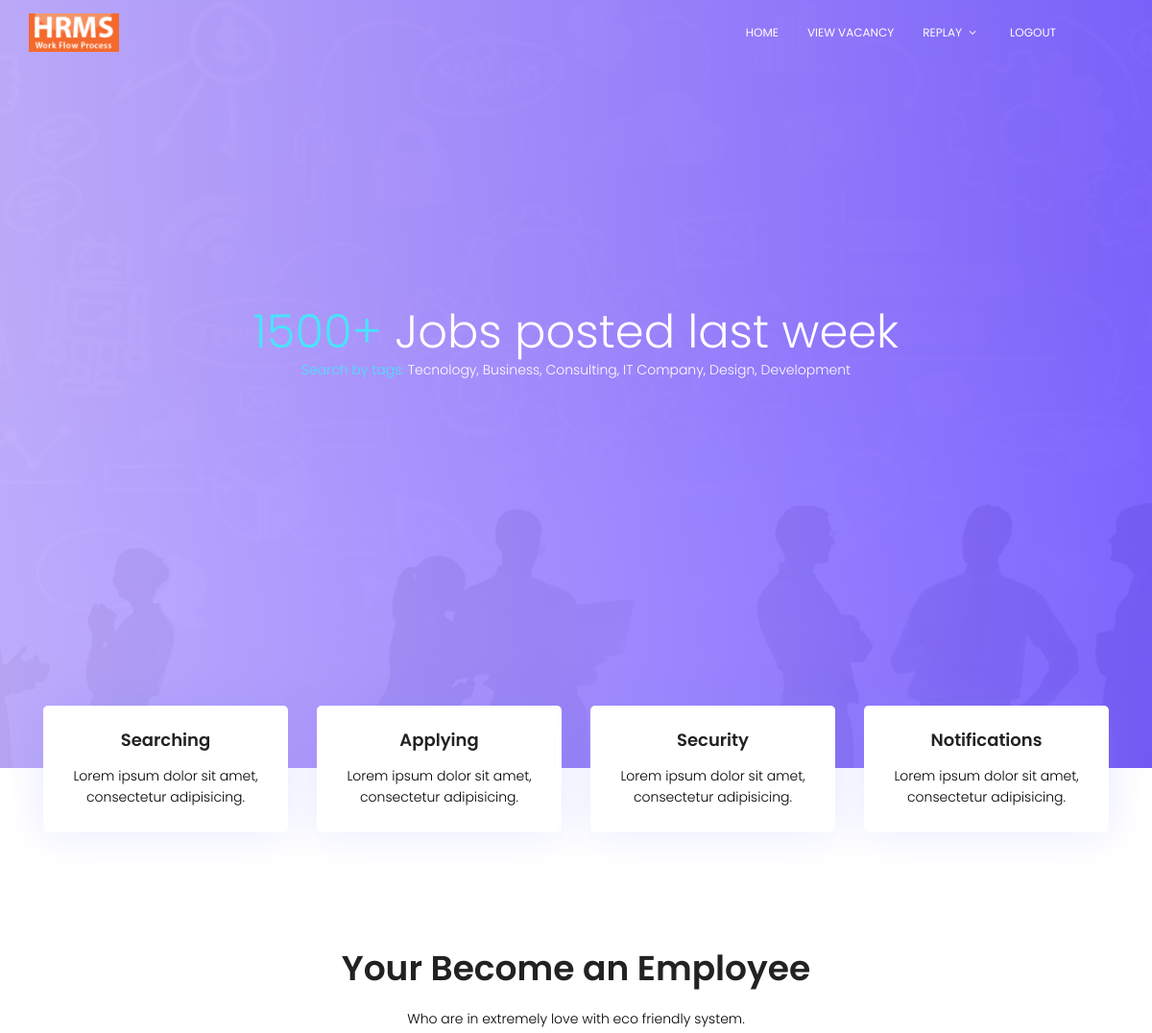
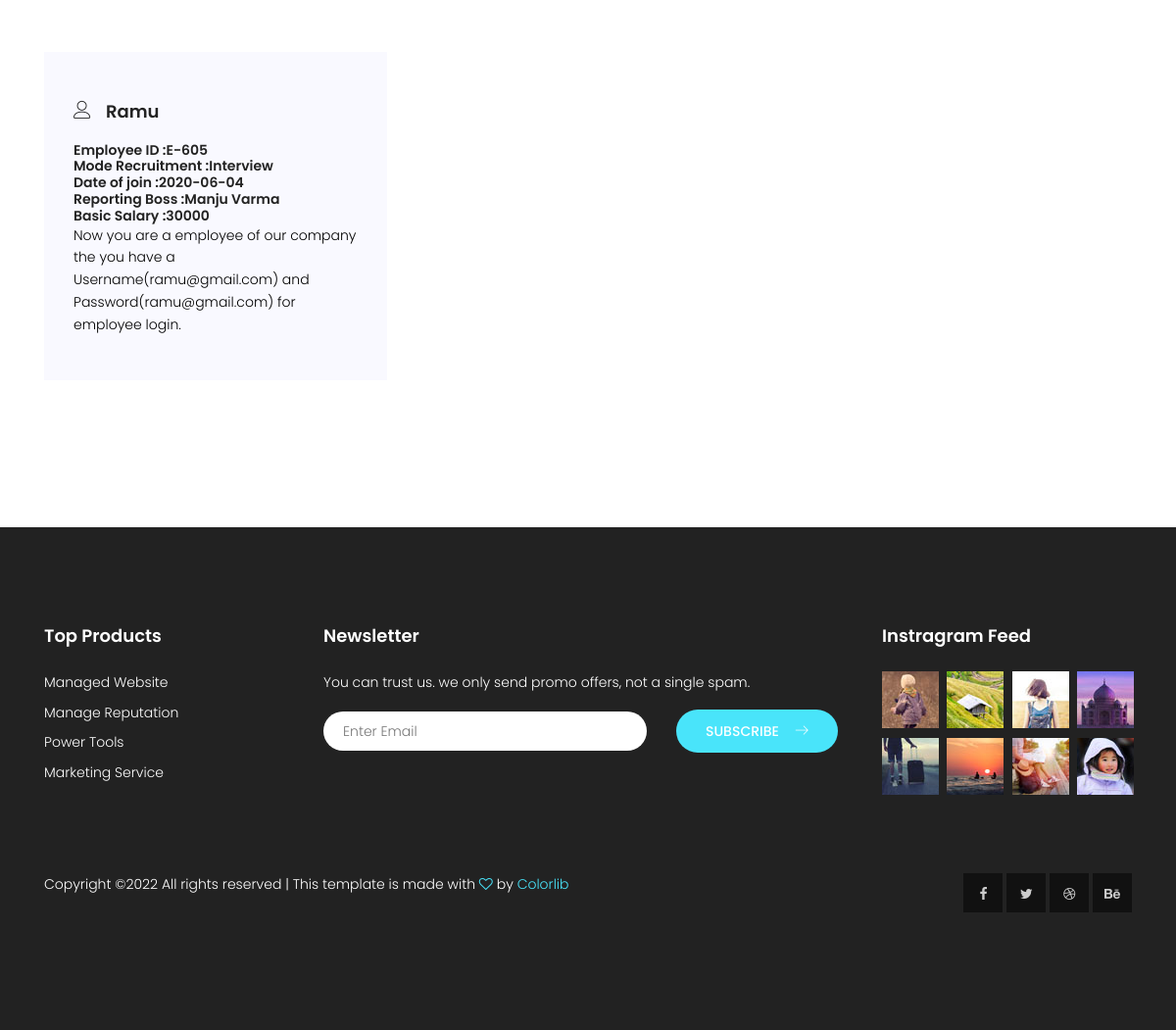
The page /applicants/employee_details (signed in) on the database its author committed (2 pictures, top to bottom).
### HR/models.py (models this page shows)
class Employee(models.Model):
    user = models.ForeignKey(User, on_delete=models.CASCADE)
    accept = models.ForeignKey(Accept_App, on_delete=models.CASCADE)
    empid = models.CharField(max_length=100)
    fname = models.CharField(max_length=100)
    dob = models.CharField(max_length=100)
    gender = models.CharField(max_length=100)
    religion = models.CharField(max_length=100)
    bloodgroup = models.CharField(max_length=100)
    maritalstatus = models.CharField(max_length=100)
    nationality = models.CharField(max_length=100)
    mob = models.CharField(max_length=100)
    presentadd = models.CharField(max_length=100)
    permanentadd = models.CharField(max_length=100)
    moderecuirt = models.CharField(max_length=100)
    dateofjoin = models.CharField(max_length=100)
    department = models.CharField(max_length=100)
    reportingboss = models.CharField(max_length=100)
    basicsalary = models.CharField(max_length=100)
    photo = models.ImageField(upload_to='images/', null=True)

class Accept_App(models.Model):
    vacancy = models.ForeignKey(Apply_Vacancy, on_delete=models.CASCADE)
    desc = models.CharField(max_length=100)
    letter = models.ImageField(upload_to='images/')
    status = models.CharField(max_length=100, null=True)

class Apply_Vacancy(models.Model):
    user = models.ForeignKey(Applicant_Reg, on_delete=models.CASCADE)
    vacancy = models.ForeignKey(Vacancy, on_delete=models.CASCADE)
    cv = models.ImageField(upload_to='images/')
    status = models.CharField(max_length=100)

class Applicant_Reg(models.Model):
    user = models.ForeignKey(User, on_delete=models.CASCADE)
    contact = models.CharField(max_length=100)
    address = models.CharField(max_length=100)

### HR/applicant_views.py (the view)
# urls.py: path('employee_details', EmployeeDetails.as_view()),
class EmployeeDetails(TemplateView):
    template_name = 'applicants/employee_details.html'
    def get_context_data(self, **kwargs):
        context = super(EmployeeDetails,self).get_context_data(**kwargs)
        user = self.request.user.id
        post = Employee.objects.filter(accept__vacancy__user__user=user, accept__status='Add As Employee')
        context['post'] = post
        return context

### templates/applicants/employee_details.html (shortened to what this page needs)
{% extends 'applicants/app_base.html' %}
{% load static %}
{% block content %}
    <section class="service-area section-gap" id="service">
				<div class="container">
					<div class="row d-flex justify-content-center">
						<div class="col-md-8 pb-40 header-text">
							<h1>Your Become an Employee</h1>
							<p>
								Who are in extremely love with eco friendly system.
							</p>
						</div>
					</div>
                    {% for gh in post %}
					<div class="row">
						<div class="col-lg-4 col-md-6">
							<div class="single-service">
								<h4><span class="lnr lnr-user"></span>{{ gh.accept.vacancy.user.user.first_name }}</h4>
								<h6>Employee ID :{{ gh.empid }}</h6>
								<h6>Mode Recruitment :{{ gh.moderecuirt }}</h6>
								<h6>Date of join :{{ gh.dateofjoin }}</h6>
								<h6>Reporting Boss :{{ gh.reportingboss }}</h6>
								<h6>Basic Salary :{{ gh.basicsalary }}</h6>
								<p>
									Now you are a employee of our company the you have a Username({{ gh.user.username }}) and Password({{ gh.user.username }}) for employee login.
								</p>
							</div>
						</div>
                    </div>
                    {% endfor %}
                </div>
</section>
{% endblock %}

### HR/static/css/main.css (style rules this page uses)
body { color: #000000; font-family: "Poppins", sans-serif; font-size: 14px; font-weight: 300; line-height: 1.625em; position: relative; }
h1, h2, h3, h4, h5, h6 { font-family: "Poppins", sans-serif; color: #222222; line-height: 1.2em !important; margin-bottom: 0; margin-top: 0; font-weight: 600; }
h1, .h1 { font-size: 36px; }
h4, .h4 { font-size: 18px; }
h6, .h6 { font-size: 14px; color: #222222; }
.pb-40 { padding-bottom: 40px; }
h1 { font-size: 36px; }
h4 { font-size: 18px; }
h6 { font-size: 14px; }
h1, h2, h3, h4, h5, h6 { line-height: 1.5em; }
.section-gap { padding: 120px 0; }
.service-area .header-text { text-align: center; }
.service-area .header-text h1 { margin-bottom: 20px; }
.single-service { background-color: #f9f9ff; padding: 30px; margin-bottom: 30px; -webkit-transition: all 0.3s ease 0s; -moz-transition: all 0.3s ease 0s; -o-transition: all 0.3s ease 0s; transition: all 0.3s ease 0s; }
.single-service p { -webkit-transition: all 0.3s ease 0s; -moz-transition: all 0.3s ease 0s; -o-transition: all 0.3s ease 0s; transition: all 0.3s ease 0s; }
.single-service h4 { -webkit-transition: all 0.3s ease 0s; -moz-transition: all 0.3s ease 0s; -o-transition: all 0.3s ease 0s; transition: all 0.3s ease 0s; margin-top: 20px; margin-bottom: 20px; }
.single-service h4 .lnr { margin-right: 15px; }

### rows shown on the page
Employee: accept.vacancy.user.user.first_name "Ramu", empid "E-605", moderecuirt "Interview", dateofjoin "2020-06-04", reportingboss "Manju Varma", basicsalary "30000", user.username "ramu@gmail.com"
